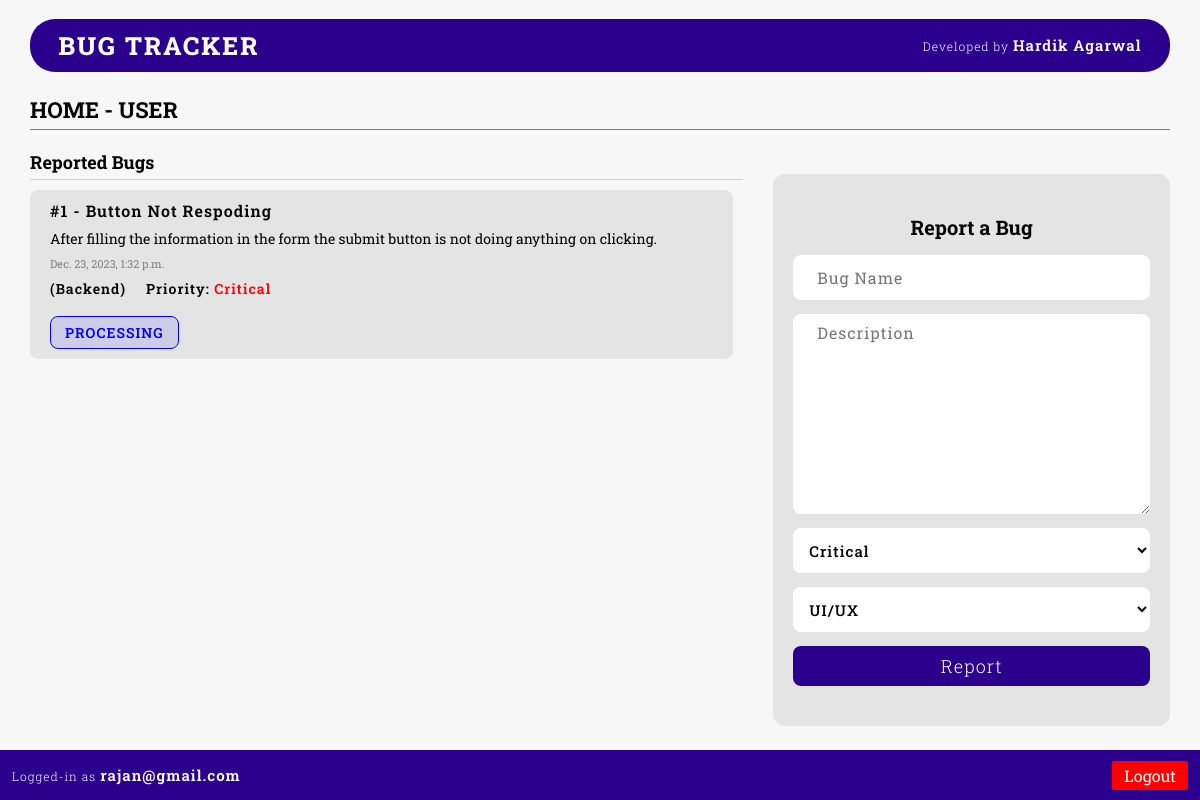
The app's page /home_user/ (signed in) with its own data.
### main/models.py (models this page shows, shortened)
class Bug(models.Model):
    bug_id = models.AutoField(primary_key=True)
    name = CharField(max_length=150)
    description = TextField()
    priority = ForeignKey('Priority', on_delete=models.CASCADE)
    category = ForeignKey('Category', on_delete=models.CASCADE)
    screenshot = ImageField(upload_to='screenshots/', blank=True, null=True)
    assigned_to = ForeignKey(
        'Developer', on_delete=models.CASCADE, null=True, blank=True)
    assigned_by = ForeignKey(
        'Admin', on_delete=models.CASCADE, null=True, blank=True)
    raised_by = ForeignKey('User', on_delete=models.CASCADE)
    timestamp = DateTimeField(default=datetime.now)
    resolved = BooleanField(default=False)
    rejected = BooleanField(default=False)

class Category(models.Model):
    name = CharField(max_length=50)
    def __str__(self):
        return f"{self.name}"

class Priority(models.Model):
    name = CharField(max_length=50)
    def __str__(self):
        return f"{self.name}"

class User(models.Model):
    name = CharField(max_length=100)
    email = EmailField(max_length=255)
    password = CharField(max_length=100)
    date_of_join = DateTimeField(default=datetime.now)

### main/views.py (the view)
# urls.py: path('home_user/', views.home_user),
def home_user(request):
    if request.session.has_key('user'):
        email = request.session['user']
        priorities = Priority.objects.all()
        categories = Category.objects.all()
        user_object = User.objects.get(email=email)
        bugs = Bug.objects.filter(raised_by=user_object).order_by('-timestamp')
        data = {
            'email': email,
            'priorities': priorities,
            'categories': categories,
            'bugs': bugs,
        }
        return render(request, 'main/user.html', data)
    return redirect('/login/?role=user')

### main/templates/main/user.html (shortened to what this page needs)
{% extends 'main/base.html' %}
{% load static %}
{% block head %}
<link rel="stylesheet" href="{% static 'main/css/home.css' %}">
{% endblock head %}
{% block body %}
<div class="top-bar">
    {% include 'main/topbar.html' %}
</div>
<section class="objectContainer">
    <h3 class="objectHead">HOME - USER</h3>
    <div class="objectBlock">
        <div class="objectListSide">
            <div class="objectListBlock">
                <h3 class="objectSubHead">Reported Bugs</h3>
                <ul class="objectList">
                    {% for bug in bugs %}
                    <li class="objectListItem">
                        <h5 class="objectListItemHead">#{{bug.bug_id}} - {{bug.name}}</h5>
                        <p class="objectListItemDesc">
                            {{bug.description}}
                        </p>
                        <p class="objectListItemDateTime">{{bug.timestamp}}</p>
                        <div class="objectListItemProperties">
                            <p>({{bug.category}})</p>
                            <p>Priority: <span class="{{bug.priority}}">{{bug.priority}}</span></p>
                        </div>
                        <div class="objectListItemProp">
                            <div class="objectListItemStatus">
                                {% if bug.assigned_to and not bug.rejected and not bug.resolved %}
                                <p id="processing">
                                    Processing
                                </p>
                                {% endif %}
                            </div>
                        </div>
                    </li>
                    {% endfor %}
                </ul>
            </div>
        </div>
        <div class="objectNewSide">
            <h3 class="objectSubHead-user">Report a Bug</h3>
            <form action="/report_bug/" method="post" class="form2">
                <input type="text" placeholder="Bug Name" name="name" required>
                <textarea name="description" placeholder="Description" required></textarea>
                <select name="priority">
                    {% for priority in priorities %}
                    <option value="{{priority.name}}">{{priority.name}}</option>
                    {% endfor %}
                </select>
                <select name="category">
                    {% for category in categories %}
                    <option value="{{category.name}}">{{category.name}}</option>
                    {% endfor %}
                </select>
                <button type="submit" class="submitBtn">Report</button>
            </form>
        </div>
    </div>
</section>
{% include 'main/footer.html' %}
{% endblock body %}

### main/templates/main/base.html (shortened to what this page needs)
{% load static %}
<!DOCTYPE html>
<html lang="en">
<head>
    <link rel="stylesheet" href="{% static 'main/css/global.css' %}">
    <link rel="stylesheet" href="{% static 'main/css/topbar.css' %}">
    {% block head %}{% endblock head %}
</head>
<body>
    {% block body %}{% endblock body %}
</body>
</html>

### main/templates/main/topbar.html
<section class="topbar">
    <div class="topbarIn">
        <a class="topbarBrand" href="/">BUG TRACKER</a>
        <p class="topbarName">Developed by <span>Hardik Agarwal</span></p>
    </div>
</section>

### main/templates/main/footer.html
<footer>
    <p>Logged-in as <span>{{ email}}</span></p>
    <a href="/logout/" class="logoutBtn">Logout</a>
</footer>

### main/static/main/css/global.css (style rules this page uses)
* { margin: 0; padding: 0; box-sizing: border-box; transition: 0.3s ease-in-out; }
html { scroll-behavior: smooth; }
:root { --background:#F7F7F7; --text-color: black; --primary: #2A008C; --secondary: #65ffc3; --secondary: white; --status-reported: gray; --status-resolved: green; --status-rejected: crimson; --status-processing: blue; --status-reported-half: rgba(128, 128, 128, 0.1); --status-resolved-half: rgba(0, 128, 0, 0.1); --status-rejected-half: rgba(220, 20, 60, 0.1); --status-processing-half: rgba(0, 0, 255, 0.1); }
body { background: var(--background); color: var(--text-color); font-family: "Roboto Slab"; }
a { text-decoration: none; }
footer { width: 100%; height: 50px; position: fixed; bottom: 0; display: flex; align-items: center; justify-content: space-between; padding-left: 12px; padding-right: 12px; background: var(--primary); }
footer p { font-weight: 300; font-size: 12px; color: white; letter-spacing: 1px; }
footer p span { font-weight: 600; font-size: 15px; }
.logoutBtn { height: fit-content; width: fit-content; font-size: 16px; padding: 4px 12px; border-radius: 2px; background: red; color: white; cursor: pointer; }

### main/static/main/css/topbar.css (style rules this page uses)
.topbar { width: 95%; background: #2A008C; padding: 10px 0px; display: flex; align-items: center; justify-content: center; position: fixed; margin-top: 15px; border-radius: 25px; }
.topbarIn { width: 95%; display: flex; align-items: center; justify-content: space-between; color: white; cursor: default; }
.topbarBrand { font-size: 25px; font-weight: 800; text-transform: uppercase; letter-spacing: 2px; color: var(--secondary); }
.topbarName { font-size: 12px; font-weight: 300; letter-spacing: 1px; color: white; }
.topbarName span { color: white; font-size: 15px; font-weight: 600; }

### records on screen
Bug: bug_id "1", name "Button Not Respoding", description "After filling the information in the form the submit button is not doing anything on clicking.", timestamp "Dec. 23, 2023, 1:32 p.m.", category "Backend", priority "Critical", rejected "PROCESSING"
User: email "rajan@gmail.com"

### other values on screen
form field priority "Critical"
form field category "UI/UX"
